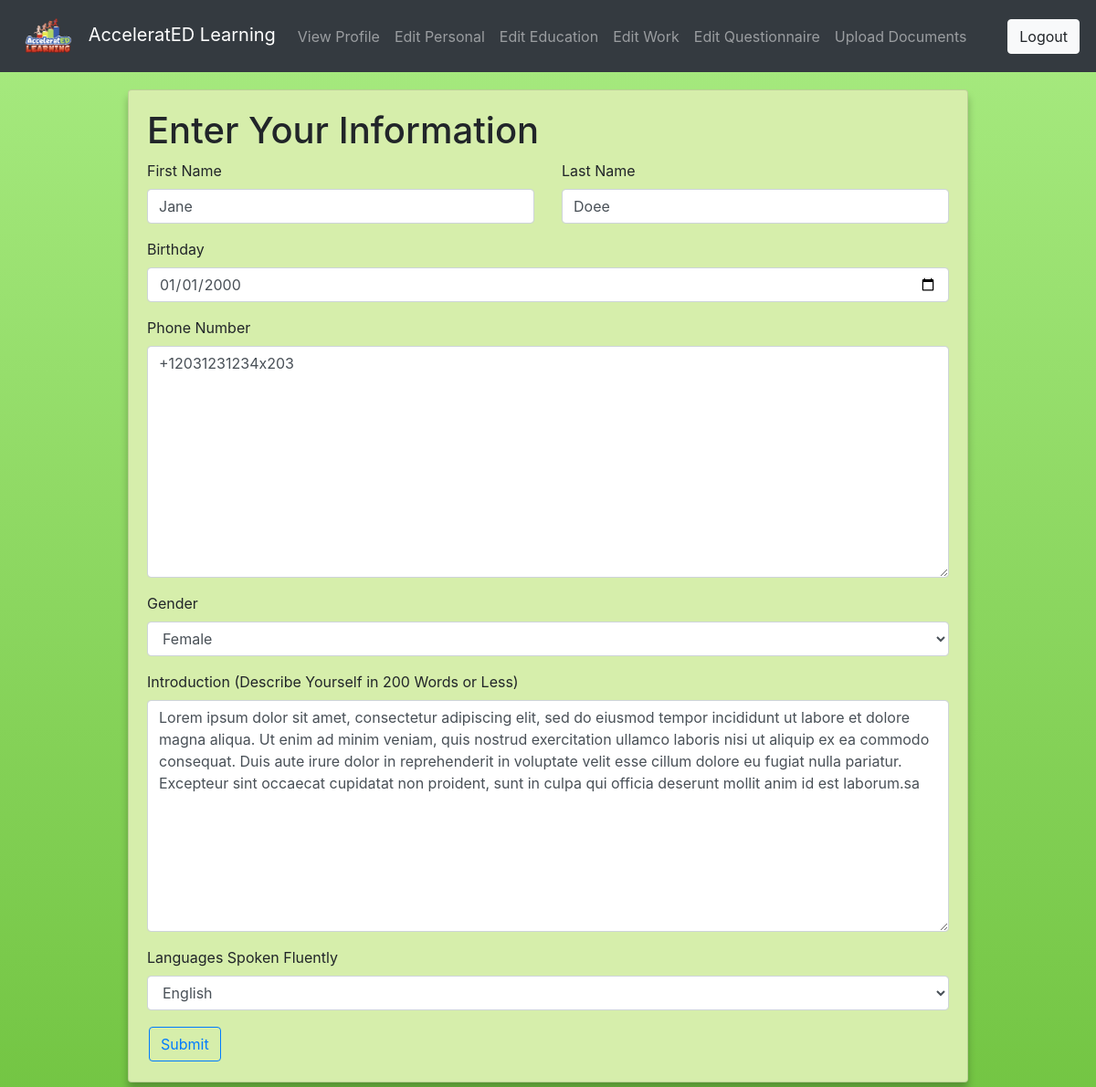
/tutor/edit/personal (signed in), run on an earlier commit of the app's database.
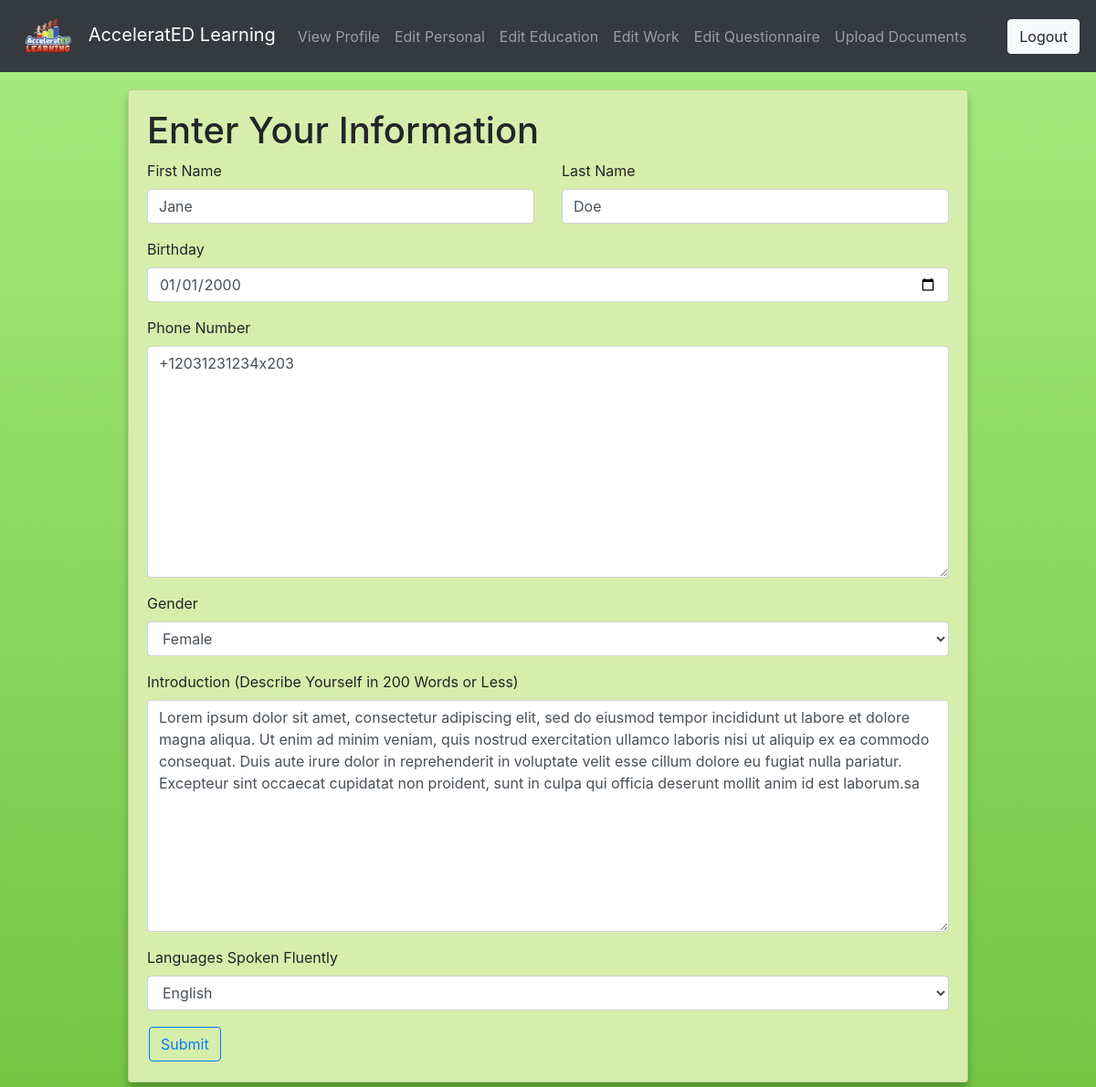
And on a later commit of the database.
### tutor/models.py (models this page shows, shortened)
class Tutor(models.Model):
    PHONICS_CHOICES = (
        ('Fundations', 'Fundations'),
        ('Fountas & Pinnell Literacy', 'Fountas & Pinnell Literacy'),
        ('Lucy Calkins Units Of Study For Teaching Phonics',
         'Lucy Calkins Units Of Study For Teaching Phonics'),
        ('Bridge The Gap Intervention', 'Bridge The Gap Intervention'),
        ('Words Their Way', 'Words Their Way'),
        ('Lalilo', 'Lalilo'),
        ('The Heggerty Curriculum', 'The Heggerty Curriculum'),
        ('Orton Gillingham Approach', 'Orton Gillingham Approach'),
        ('Phonics First', 'Phonics First'),
        ('Other:', 'Other:')
    )
    EMPLOYMENT_CHOICES = (
        ('Full Time', 'Full Time'),
        ('Part Time', 'Part Time'),
        ('College Student', 'College Student'),
        ('Retired', 'Retired'),
        ('Other', 'Other')
    )
    STATE_CHOICES = (
        (
            ('AL','AL'),
            ('AK','AK'),
            ('AR','AR'),
            ('AZ','AZ'),
            ('CA','CA'),
            ('CO','CO'),
            ('CT','CT'),
            ('DC','DC'),
            ('DE','DE'),
            ('FL','FL'),
            ('GA','GA'),
            ('HI','HI'),
            ('IA','IA'),
            ('ID','ID'),
            ('IL','IL'),
            ('IN','IN'),
            ('KS','KS'),
            ('KY','KY'),
            ('LA','LA'),
            ('MA','MA'),
            ('MD','MD'),
            ('ME','ME'),
            ('MI','MI'),
            ('MN','MN'),
            ('MO','MO'),
            ('MS','MS'),
            ('MT','MT'),
            ('NC','NC'),
            ('NE','NE'),
            ('NH','NH'),
            ('NJ','NJ'),
            ('NM','NM'),
            ('NV','NV'),
            ('NY','NY'),
            ('ND','ND'),
            ('OH','OH'),
            ('OK','OK'),
            ('OR','OR'),
            ('PA','PA'),
            ('RI','RI'),
            ('SC','SC'),
            ('SD','SD'),
            ('TN','TN'),
            ('TX','TX'),
            ('UT','UT'),
            ('VT','VT'),
            ('VA','VA'),
            ('WA','WA'),
            ('WI','WI'),
            ('WV','WV'),
            ('WY','WY'),
            ('None','None')
        )
    )
    LANGUAGE_CHOICES = (
        ('English', 'English'),
        ('Spanish', 'Spanish')
    )
    GENDER_CHOICES = (
        ('Male', 'Male'),
        ('Female', 'Female'),
        ('Non-Binary', 'Non-Binary'),
        ('Other', 'Other')
    )
    DEGREE_CHOICES = (
        ('College Student', 'Currently Enrolled In College'),
        ('A.A./A.S.', 'Associate\'s Degree'),
        ('Technical Certification', 'Technical Certification'),
        ('B.A./B.S.', 'Bachelor\'s Degree'),
        ('M.A./M.S./M.Ed.', 'Master\'s Degree'),
        ('Ed.S.', 'Education Specialist/6th Year/Etc . . .'),
        ('Ed.D./Ph.D.', 'Doctorate')
    )
    YESNO = (
        ('Yes', 'Yes'),
        ('No', 'No')
    )
    AVAILABILITY_CHOICES = (
        ('AM', 'Part Time AM'),
        ('PM', 'Part Time PM'),
        ('Full Time', 'Full Time (AM and PM)')
    )
    email = models.OneToOneField(User, on_delete=models.CASCADE)
    firstname = models.CharField(max_length=20, blank=True, verbose_name='First Name')
    lastname = models.CharField(max_length=20, blank=True, verbose_name='Last Name')
    birthday = models.DateField(auto_now=False, null=True, blank=True)
    phonenumber = PhoneField(blank=True, verbose_name='Phone Number')
    gender = models.CharField(max_length=10, choices=GENDER_CHOICES, blank=True, default='None')
    introduction = models.TextField(max_length=1500, blank=True, verbose_name='Introduction (Describe Yourself in 200 Words or Less)')
    languages = MultiSelectField(choices=LANGUAGE_CHOICES, blank=True, default="None", verbose_name='Languages Spoken Fluently')
    education = MultiSelectField(choices=DEGREE_CHOICES, blank=True,
    verbose_name='Level of Education (Please Select All That Apply):')
    major = models.CharField(max_length=20, blank=True, verbose_name='Major (If Applicable)')
    minor = models.CharField(max_length=20, blank=True, verbose_name='Minor (If Applicable)')
    experience = models.CharField(max_length=4, choices=YESNO, blank=True, verbose_name='Are You A Certified Teacher?')
    statecert = models.CharField(max_length=5, choices=STATE_CHOICES, verbose_name='Please Choose The State In Which You are Certified:', default='None')
    phonicsex = MultiSelectField(choices=PHONICS_CHOICES, blank=True, verbose_name='Choose Any Phonics Programs You Have Experience With:')
    otherphonics = models.TextField(max_length=500, blank=True, verbose_name='If You Selected "Other," List Other Phonics Programs Here:')
    employment = models.CharField(max_length=20, choices=EMPLOYMENT_CHOICES, blank=True, verbose_name='Employment Status')
    curremployment = models.CharField(max_length=30, blank=True, verbose_name='Current or Most Recent Job Title (If Applicable)')
    employer = models.CharField(max_length=30, blank=True, verbose_name='Employer (If Applicable)')
    employeraddress = models.CharField(max_length=30, blank=True, verbose_name='Employer Address (If Applicable)')
    employercity = models.CharField(max_length=30, blank=True, verbose_name='City')
    employerstate = models.CharField(max_length=5, choices=STATE_CHOICES, verbose_name='State', default='None')
    employerzip = models.CharField(max_length=30, blank=True, verbose_name='Zip Code')
    currreference = models.CharField(max_length=60, blank=True, verbose_name='Supervisor/Reference Contact Information (If Applicable)')
    teachercharacteristics = models.TextField(max_length=1500, blank=True, verbose_name='What Characteristics Make A Good Teacher: (200 Words or Less)')
    abilitiesquestion = models.TextField(
        max_length=1500, blank=True, verbose_name='How Would You Address A Range Of Abilities In Your Classroom: (200 Words or Less)')
    availability = models.CharField(max_length=20, choices=AVAILABILITY_CHOICES, blank=True, verbose_name='Choose Your Availability:')
    image = models.ImageField(upload_to='images/', blank=True, null=True, verbose_name="")

### tutor/views.py (the view)
# urls.py: path('edit/personal', views.edit_personal_view, name='personal'),
@login_required(login_url='login')
def edit_personal_view(request):
    profiles = Tutor.objects.get(email_id=request.user.id)
    form = tutorPersonalform(request.POST or None, instance=profiles)
    if form.is_valid():
        form.save()
        return redirect('profile')
    return render(request, 'tutor/personal.html', {'authenticated': True, 'form': form})

### tutor/forms.py
class tutorPersonalform(forms.ModelForm):
    class Meta:
        model = Tutor
        fields = ('firstname', 'lastname', 'birthday', 'phonenumber', 'gender',
                  'introduction', 'languages'
                  )
        widgets = {'birthday': DateInput()}

### templates/tutor/personal.html (shortened to what this page needs)
{% extends 'tutor/base.html' %}
{% load crispy_forms_filters %}
{% load crispy_forms_tags %}
{% block body %}
<div class="row justify-content-center">
    <div class="col-10">
        <div class="card">
            <div class="card-body">
                <h1>Enter Your Information</h1>
                <form method="post">
                    <div class="row">
                        <div class="col-6">
                          {{ form.firstname|as_crispy_field }}
                        </div>
                        <div class="col-6">
                          {{ form.lastname|as_crispy_field }}
                        </div>
                      </div>
                    {{ form.birthday|as_crispy_field }}
                    {{ form.phonenumber|as_crispy_field }}
                    {{ form.gender|as_crispy_field }}
                    {{ form.introduction|as_crispy_field }}
                    {{ form.languages|as_crispy_field }}
                    <button type="submit" class="btn btn-outline-primary">Submit</button>
                </form>
            </div>
        </div>
    </div>
</div>
{% endblock %}

What changed in the data, as far as the page shows it:
changed Tutor "Jane": lastname "Doee" → "Doe"
